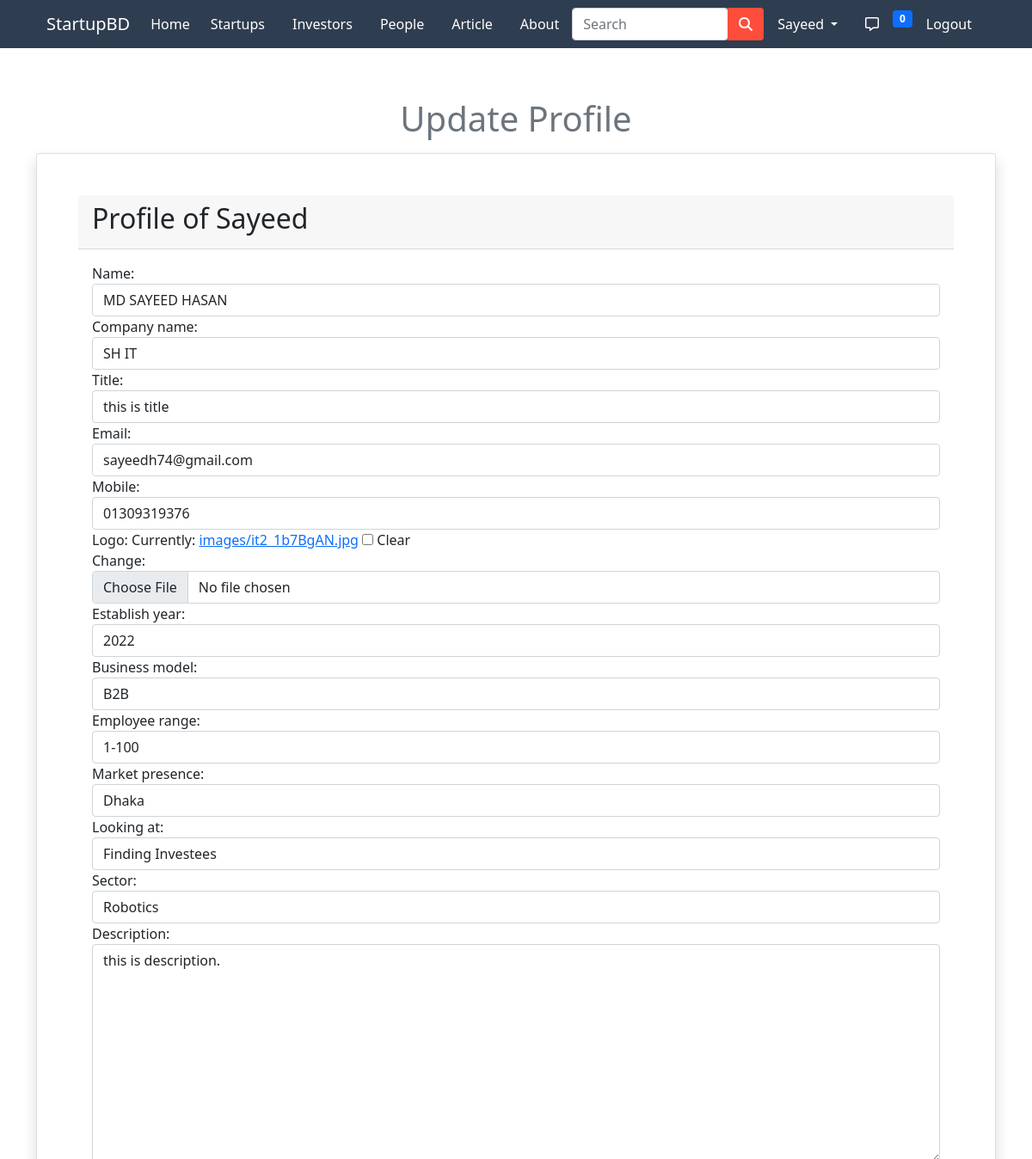
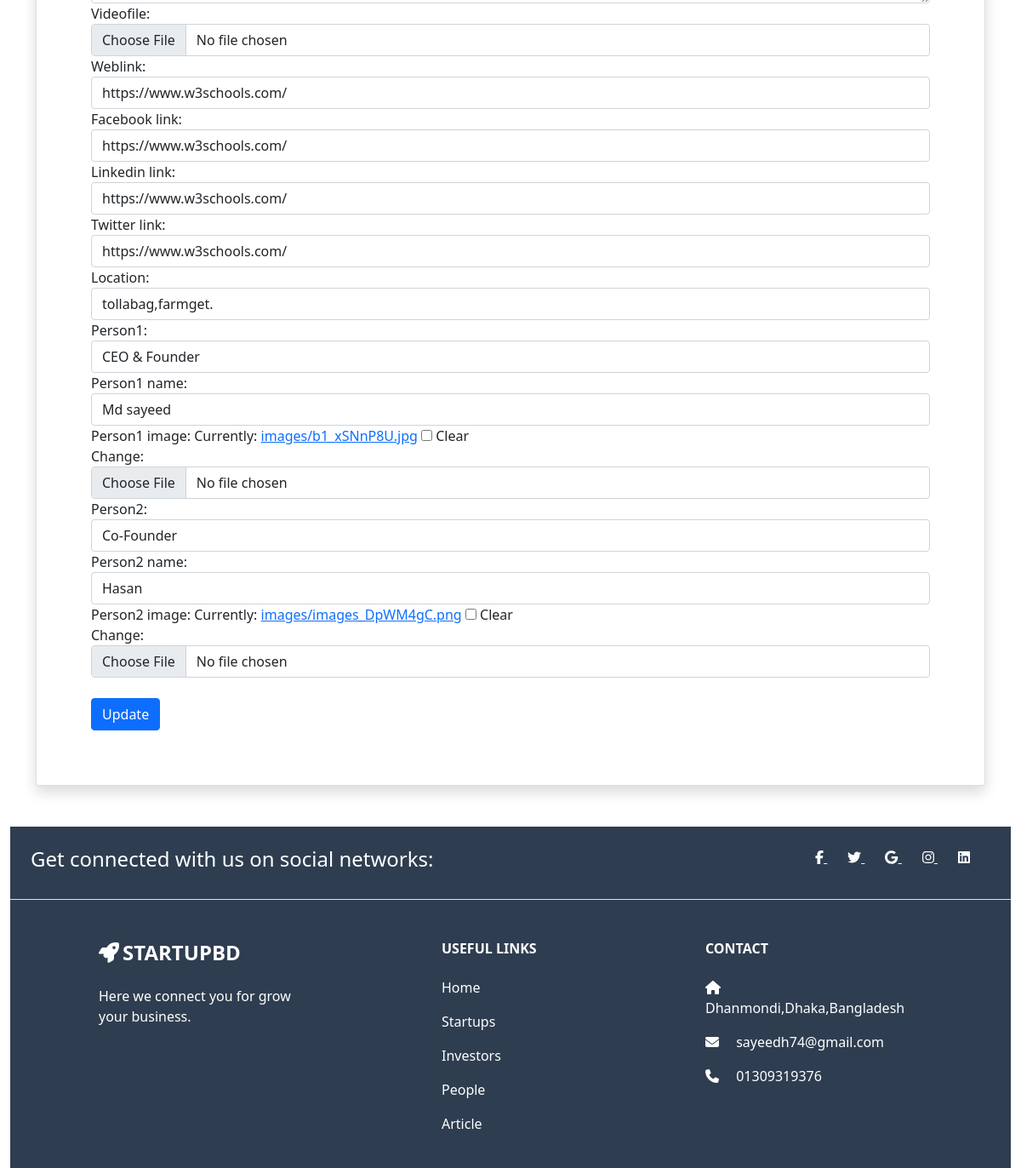
The page /startup-form/1/ (signed in) on the database its author committed (2 pictures, top to bottom).
### app/models.py (models this page shows, shortened)
class User(AbstractUser):
  is_customer = models.BooleanField(default=False)
  is_investor = models.BooleanField(default=False)
  is_startup = models.BooleanField(default=False)
  friends = models.ManyToManyField('User',blank=True)

class StartupInfo(models.Model):
  user = models.ForeignKey(settings.AUTH_USER_MODEL, on_delete = models.CASCADE)
  name = models.CharField(max_length=100, null=True, blank=True)
  company_name = models.CharField(max_length=100, null=True, blank=True)
  title = models.CharField(max_length=100,blank=True,null=True)
  email = models.EmailField(max_length=100, null=True, blank=True)
  mobile = models.CharField(max_length=50, null=True, blank=True)
  logo = models.ImageField(upload_to='images/', null=True,blank=True)
  establish_year = models.IntegerField(blank=True, null=True)
  business_model = models.CharField(max_length=100, choices=MODEL_CHOICES, blank=True,null=True)
  employee_range = models.CharField(max_length=100, blank=True, null=True)
  market_presence = models.CharField(max_length=100, choices=CITY_CHOICES, blank=True, null=True)
  looking_at = models.CharField(choices=LOOK_CHOICES,max_length=100, blank=True, null=True)
  sector = models.CharField(max_length=100,choices= SECTOR, blank=True, null=True)
  description = models.TextField(max_length=1000, blank=True, null=True)
  videofile = models.FileField(upload_to='videos/', default="Not availabe",null=True, blank=True)
  weblink = models.URLField( blank=True)
  facebook_link = models.URLField(blank=True)
  linkedin_link = models.URLField(blank=True)
  twitter_link = models.URLField(blank=True)
  location = models.CharField(max_length=100, null=True, blank=True)
  person1= models.CharField(max_length=100,choices=ROLE,blank=True,null=True)
  person1_name = models.CharField(max_length=50, blank=True, null=True)
  person1_image = models.ImageField(upload_to='images/', null=True, blank=True)
  person2 = models.CharField(max_length=100, choices=ROLE, blank=True, null=True)
  person2_name = models.CharField(max_length=50, blank=True, null=True)
  person2_image = models.ImageField(upload_to='images/', null=True, blank=True)

### app/views.py (the view)
# urls.py: path('startup-form/<int:pk>/',views.StartUpdateView.as_view(),name='startup-form'),
class StartUpdateView(LoginRequiredMixin, UpdateView):
  model = StartupInfo
  fields = ('name', 'company_name', 'title', 'email', 'mobile', 'logo', 'establish_year', 'business_model', 'employee_range',
            'market_presence', 'looking_at', 'sector', 'description', 'videofile', 'weblink', 'facebook_link', 'linkedin_link', 'twitter_link', 'location',
            'person1', 'person1_name', 'person1_image', 'person2', 'person2_name', 'person2_image')
  template_name = 'app/user_profileForm.html'
  login_url = 'login'
  def dispatch(self, request, *args, **kwargs):
    obj = self.get_object()
    if obj.user != self.request.user:
      raise PermissionDenied
    return super().dispatch(request, *args, **kwargs)

### app/templatetags/custom_tags.py (called while the page is built)
@register.inclusion_tag('app/show_notifications.html', takes_context=True)
def show_notifications(context):
	request_user = context['request'].user
	notifications = Notification.objects.filter(
		to_user=request_user).exclude(user_has_seen=True).order_by('-date')
	return {'notifications': notifications}

### app/templates/app/user_profileForm.html (shortened to what this page needs)
{% extends 'app/base.html' %}
{% load static %}
{% load widget_tweaks %}
{% block main-content %}
<section>
  <div class="container my-5" style="padding-top: 50px ;">
  <h1 class="text-center my-3 text-secondary">Update Profile</h1>
    <div class="row">
      <div class="col-md-12 mx-auto">
        <div class="card shadow p-5">
          <div class="card-header text-black">
            <h2>Profile of {{request.user.username|capfirst}}</h2>
          </div>
          <div class="card-body">
            <form action="" method="POST" novalidate enctype="multipart/form-data">
              {% for field in form.visible_fields %}
              <div class="form-group">
                {{ field.label_tag }}
                {% render_field field class="form-control" %}
                {% endfor %}
                <br>
                <input type="submit" value="Update" class="btn btn-primary">
                <br>
              </div>
            </form>
          </div>
        </div>
      </div>
    </div>
  </div>
</section>
{% endblock main-content %}

### app/templates/app/base.html (shortened to what this page needs)
<!doctype html>
{% load custom_tags %}
<html lang="en">
<head>
  {% load static %}
  <link rel="stylesheet" href="{% static 'app/css/style.css' %}">
  <link href="https://cdn.jsdelivr.net/npm/bootstrap@5.0.0-beta1/dist/css/bootstrap.min.css" rel="stylesheet"
>
<link rel="stylesheet" href="https://stackpath.bootstrapcdn.com/font-awesome/4.7.0/css/font-awesome.min.css">
  <link rel="stylesheet" href="{% static 'app/css/owl.carousel.min.css' %}">
  <link rel="stylesheet" href="{% static 'app/css/all.min.css' %}">
  <link rel="stylesheet" href="https://cdnjs.cloudflare.com/ajax/libs/animate.css/3.7.2/animate.css">
</head>
<body>
  <div class="row">
    <div class="col-sm-12 col-md-12 col-lg-12">
      <nav id="nav" class="navbar navbar-expand-lg  fixed-top" style="background-color: #2F3D50;">
        <div class="container">
          <a class="navbar-brand" href="/" style="color: white; text-decoration:none;">StartupBD</a>
          <div class="collapse navbar-collapse" id="navbarSupportedContent">
            <ul class="navbar-nav me-auto mb-2 mb-lg-0">
              <li class="nav-item">
                <a class="nav-link active" aria-current="page" href="/">Home</a>
              </li>
              <li class="nav-item mx-2">
                <a href="{% url 'startup_home' %}" class="nav-link">Startups</a>
              </li>
              <li class="nav-item mx-2">
                <a href="{% url 'investor_home' %}" class="nav-link">Investors</a>
              </li>
              <li class="nav-item mx-2">
                <a href="{% url 'customer_home' %}" class="nav-link">People</a>
              </li>
              <li class="nav-item mx-2">
                <a href="{% url 'article' %}" class="nav-link">Article</a>
              </li>
              <li class="nav-item mx-2">
                <a href="{% url 'about' %}" class="nav-link">About</a>
              </li>
            </ul>
            <form class="d-flex input-group w-auto" method="POST" action="{% url 'search_list' %}">
              <input type="search" class="form-control rounded" name="q" placeholder="Search" aria-label="Search"
                aria-describedby="search-addon" />
             <button type="submit" class="btn" style="background-color:#FF4D3B;"><i class="fas fa-search" style="color: white;"></i></button>
            </form>
            <div>
              <ul class="navbar-nav me-auto mb-2 mb-lg-0">
                {% if request.user.is_authenticated %}
                <li class="nav-item dropdown mx-2">
                  <a class="nav-link dropdown-toggle" href="#" id="profileDropdown" role="button"
                    data-bs-toggle="dropdown" aria-expanded="false">
                    {{request.user.username|capfirst}}
                  </a>
                </li>
                <li class="nav-item mx-2">
                  <a href="{% url 'inbox' %}" class="nav-link"><i class="far fa-comment-alt "></i></a>
                </li>
                <li class="nav-item">
                  <div class="nav-item">
                    {% show_notifications %}
                  </div>
                </li>
                <li class="nav-item mx-2">
                  <a href="{% url 'logout' %}" class="nav-link">Logout</a>
                </li>
                {% endif %}
              </ul>
            </div>
          </div>
        </div>
      </nav>
    </div>
  </div>
  {% block main-content %} {% endblock main-content %}
  <div class="container-fluid">
    <div class="row">
      <div class="col-md-12">
        <footer class=" text-center text-lg-start text-white" style="background-color: #2F3D50;">
          <section class="d-flex justify-content-center justify-content-lg-between p-4 border-bottom">
            <div class="me-5 d-none d-lg-block">
              <span>
                <h4>Get connected with us on social networks:</h4>
              </span>
            </div>
            <div>
              <a href="" class="me-4 text-reset">
                <i class="fab fa-facebook-f"></i>
              </a>
              <a href="" class="me-4 text-reset">
                <i class="fab fa-twitter"></i>
              </a>
              <a href="" class="me-4 text-reset">
                <i class="fab fa-google"></i>
              </a>
              <a href="" class="me-4 text-reset">
                <i class="fab fa-instagram"></i>
              </a>
              <a href="" class="me-4 text-reset">
                <i class="fab fa-linkedin"></i>
              </a>
            </div>
          </section>
          <section class="">
            <div class="container text-center text-md-start mt-5">
              <div class="row mt-3">
                <div class="col-md-3 col-lg-4 col-xl-3 mx-auto mb-4">
                  <h4 class="text-uppercase fw-bold mb-4">
                  <i class="fa fa-rocket me-1" style="font-size:24px"></i>StartupBD
                  </h4>
                  <p>
                    Here we connect you for grow your business.
                  </p>
                </div>
                <div class="col-md-3 col-lg-2 col-xl-2 mx-auto mb-4">
                  <h6 class="text-uppercase fw-bold mb-4">
                    Useful links
                  </h6>
                  <p>
                    <a href="{% url 'home' %}" style="text-decoration: none;" class="text-reset">Home</a>
                  </p>
                  <p>
                    <a href="{% url 'startup_home' %}" style="text-decoration: none;" class="text-reset">Startups</a>
                  </p>
                  <p>
                    <a href="{% url 'investor_home' %}" style="text-decoration: none;" class="text-reset">Investors</a>
                  </p>
                  <p>
                    <a href="{% url 'customer_home' %}" style="text-decoration: none;" class="text-reset">People</a>
                  </p>
                  <p>
                    <a href="{% url 'article' %}" style="text-decoration: none;" class="text-reset">Article</a>
                  </p>
                </div>
                <div class="col-md-4 col-lg-3 col-xl-3 mx-auto mb-md-0 mb-4">
                  <h6 class="text-uppercase fw-bold mb-4">
                    Contact
                  </h6>
                  <p><i class="fas fa-home me-3"></i>Dhanmondi,Dhaka,Bangladesh</p>
                  <p>
                    <i class="fas fa-envelope me-3"></i>
                    sayeedh74@gmail.com
                  </p>
                  <p><i class="fas fa-phone me-3"></i> 01309319376</p>
                </div>
              </div>
            </div>
          </section>
        </footer>
      </div>
    </div>
  </div>
</body>
</html>

### app/templates/app/base.html (style rules this page uses)
.nav-link { color: white; transition: all .3s ease-in-out; }

### app/templates/app/show_notifications.html (style rules this page uses)
.dropdown { position: relative; display: inline-block; }

### rows shown on the page
User: user.username "Sayeed"
StartupInfo: name "MD SAYEED HASAN" "SH IT" "this is title" "sayeedh74@gmail.com" "01309319376" "2022" "B2B" "1-100" "Dhaka" "Finding Investees" "Robotics" "this is description." "https://www.w3schools.com/" "https://www.w3schools.com/" "https://www.w3schools.com/" "https://www.w3schools.com/" "tollabag,farmget." "CEO & Founder" "Md sayeed" "Co-Founder" "Hasan"

### other values the page prints
{{ notifications.count }} "0"
{{ field.label_tag }} "Name:" "Company name:" "Title:" "Email:" "Mobile:" "Logo:" "Establish year:" "Business model:" "Employee range:" "Market presence:" "Looking at:" "Sector:" "Description:" "Videofile:" "Weblink:" "Facebook link:" "Linkedin link:" "Twitter link:" "Location:" "Person1:" "Person1 name:" "Person1 image:" "Person2:" "Person2 name:" "Person2 image:"
